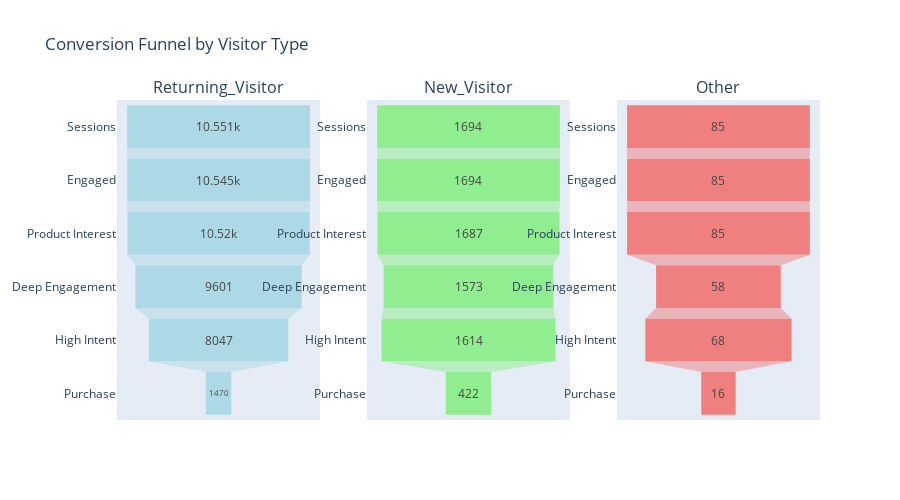

The cell this chart's notebook holds for it:
### Code cell
# Funnel by Visitor Type
fig_visitor = make_subplots(
    rows=1, cols=len(df['VisitorType'].unique()),
    subplot_titles=list(df['VisitorType'].unique()),
    specs=[[{"type": "funnel"} for _ in range(len(df['VisitorType'].unique()))]]
)

colors = ['lightblue', 'lightgreen', 'lightcoral']
for i, visitor_type in enumerate(df['VisitorType'].unique()):
    visitor_data = visitor_funnel_df.loc[visitor_type]
    
    fig_visitor.add_trace(
        go.Funnel(
            y=['Sessions', 'Engaged', 'Product Interest', 'Deep Engagement', 'High Intent', 'Purchase'],
            x=[visitor_data['Total_Sessions'], visitor_data['Engaged'], 
               visitor_data['Product_Interest'], visitor_data['Deep_Engagement'], 
               visitor_data['High_Intent'], visitor_data['Purchase']],
            name=visitor_type,
            marker_color=colors[i % len(colors)]
        ),
        row=1, col=i+1
    )

fig_visitor.update_layout(
    title="Conversion Funnel by Visitor Type",
    height=500,
    showlegend=False
)
fig_visitor.show()

### Figure 1 — Plotly figure (JSON) as saved in the notebook; plotly's stock layout.template omitted (floating-point values rounded to 4 significant figures)
{"data": [{"marker": {"color": "lightblue"}, "name": "Returning_Visitor", "type": "funnel", "x": [10551, 10545, 10520, 9601, 8047, 1470], "xaxis": "x", "y": ["Sessions", "Engaged", "Product Interest", "Deep Engagement", "High Intent", "Purchase"], "yaxis": "y"}, {"marker": {"color": "lightgreen"}, "name": "New_Visitor", "type": "funnel", "x": [1694, 1694, 1687, 1573, 1614, 422], "xaxis": "x2", "y": ["Sessions", "Engaged", "Product Interest", "Deep Engagement", "High Intent", "Purchase"], "yaxis": "y2"}, {"marker": {"color": "lightcoral"}, "name": "Other", "type": "funnel", "x": [85, 85, 85, 58, 68, 16], "xaxis": "x3", "y": ["Sessions", "Engaged", "Product Interest", "Deep Engagement", "High Intent", "Purchase"], "yaxis": "y3"}], "layout": {"annotations": [{"font": {"size": 16}, "showarrow": false, "text": "Returning_Visitor", "x": 0.1444, "xanchor": "center", "xref": "paper", "y": 1, "yanchor": "bottom", "yref": "paper"}, {"font": {"size": 16}, "showarrow": false, "text": "New_Visitor", "x": 0.5, "xanchor": "center", "xref": "paper", "y": 1, "yanchor": "bottom", "yref": "paper"}, {"font": {"size": 16}, "showarrow": false, "text": "Other", "x": 0.8556, "xanchor": "center", "xref": "paper", "y": 1, "yanchor": "bottom", "yref": "paper"}], "height": 500, "showlegend": false, "title": {"text": "Conversion Funnel by Visitor Type"}, "xaxis": {"anchor": "y", "domain": [0, 0.2889]}, "xaxis2": {"anchor": "y2", "domain": [0.3556, 0.6444]}, "xaxis3": {"anchor": "y3", "domain": [0.7111, 1]}, "yaxis": {"anchor": "x", "domain": [0, 1]}, "yaxis2": {"anchor": "x2", "domain": [0, 1]}, "yaxis3": {"anchor": "x3", "domain": [0, 1]}}}
